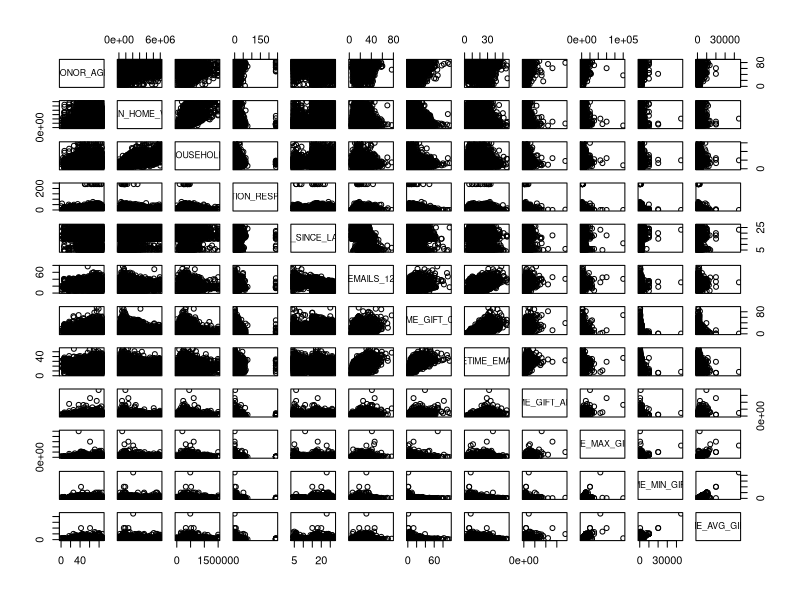
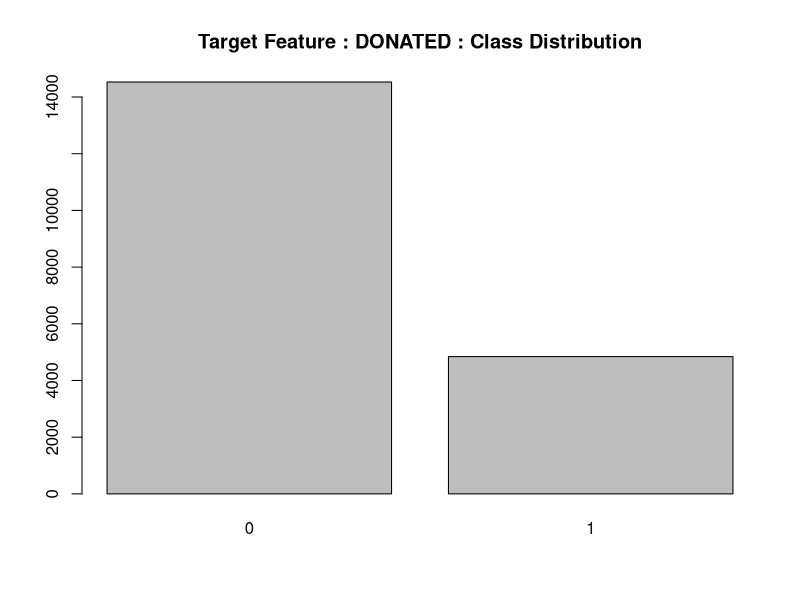

The R source for these figures, in order: (Note: this script raises an error after producing the figures.)
## ---- chunk 1
library(ggplot2)
library(knitr)
library(caret)
library(randomForest)
library(pROC)
## ---- chunk 2
df <- df.backup <- read.csv("donations-salted.csv",
                            header = TRUE,
                            stringsAsFactors = FALSE)

# confirm df load
head(df, 3)
## ---- chunk 3
str(df) 
## ---- chunk 4
summary(df)
## ---- chunk 5
df <- df[,-which(colnames(df) %in% c('CONTROL_NUMBER', 'DONATION_AMT'))]
## ---- chunk 6
# target
target_feature <- c('DONATED')
target_index <- which(colnames(df) %in% target_feature)

# numeric . 'continuous
donor_numeric_name <- c('DONOR_AGE', 'MEDIAN_HOME_VALUE', 'MEDIAN_HOUSEHOLD_INCOME', 
                        'DONATION_RESPONSE', 'MONTHS_SINCE_LAST_GIFT', 'EMAILS_12', 
                        'LIFETIME_GIFT_COUNT', 'LIFETIME_EMAILS', 'LIFETIME_GIFT_AMOUNT', 
                        'LIFETIME_MAX_GIFT_AMT', 'LIFETIME_MIN_GIFT_AMT', 'LIFETIME_AVG_GIFT_AMT')
donor_numeric_index <- which(colnames(df) %in% donor_numeric_name)

#categorical
donor_categoric_name <- c('URBANICITY', 'DONOR_GENDER', 'HOME_OWNER', 'INCOME_LEVEL', 'SES') 
donor_categoric_index <- which(colnames(df) %in% donor_categoric_name)

ordinal_features <- c('INCOME_LEVEL', 'SES')
ordinal_index <- which(colnames(df) %in% ordinal_features)

nominal_features <- c('URBANICITY', 'DONOR_GENDER', 'HOME_OWNER')
nominal_index <- which(colnames(df) %in% nominal_features)
## ---- chunk 7
pairs(df[, donor_numeric_index])  # Scatterplot matrix
## ---- chunk 8
# data frame of just numeric features
df_num <- df[,donor_numeric_index]
df.mean <- sapply(df_num, mean, na.rm = T)

kable(round(df.mean), caption = "Average Value for Numeric Features : ")
## ---- chunk 9
df.zScr <- df_num
# new data frame copy to cal to
df.zScr <- as.data.frame(lapply(df_num, function(x){
  # remove NA
  col.mean <- mean(x, na.rm = T)
  col.sd <- sd(x, na.rm = T)
  col.zScr <- ifelse(!is.na(x), (x - col.mean)/col.sd, NA)
  return(col.zScr)
}))
# confirm correct results
head(df.zScr, 5)
## ---- chunk 10
# store outlier index for later
outliers <- vector('list')
outlier_values <- vector('list')

for (col in colnames(df.zScr)) {
  # Find outliers where |z| > 3 for a base eval df.zScr
  z_Sc <- df.zScr[[col]]
  idx <- which(abs(z_Sc) > 3)
  if(length(idx) > 0){
    cat(col, " has : \n")
    cat("\t", length(idx), " outliers with z-score > |3.0|\n")
    
    # save index
    outliers[[col]] <- idx
    outliers_3 <- round(z_Sc[idx], 2)
    
    #mean/range
    mean_zSc <- mean(outliers_3, na.rm = T)
    abs_mean_zSc <- mean(abs(outliers_3), na.rm = T)
    cat("\t mean  : ", mean_zSc, "\n")
    cat("\t abs(z) mean : ", round(abs_mean_zSc, 2), "\n")
    cat("\t range : [",paste0(range(outliers_3, na.rm = T), 
                              collapse = ", "),"]\n\n")
    
    # store unique value and counts for outliers
    outlier_values[[col]] <- table(df_num[idx, col], useNA = 'ifany')
  } else {
    cat(col, " has no outliers. \n\n")
  }
}
## ---- chunk 11
for(x in names(outlier_values)){
  # tally buy unique value
  tbl <- outlier_values[[x]]
  
  indxMax <- which.max(tbl)
  indxMin <- which.min(tbl)
  
  cat(x, "Feature Outliers: \n\n")
  mean_out <- round(mean(df[outliers[[x]], x], na.rm = T),2)
  cat("\t outlier mean  : ", mean_out, "\n")
  cat("\t mode  : ", names(tbl)[indxMax], " with ", max(tbl), " entries\n\n")
  
  mean_ov <- mean(df[[x]], na.rm = T)
  cat("\t Overall mean : ", mean_ov, "\n\n")
  
  values_wo <- df[-outliers[[x]], x]
  range_wo <- range(values_wo, na.rm = T)
  mean_wo <- round(mean(values_wo, na.rm = T),2)
  
  cat("\t Without Outliers : \n")
  cat("\t\t mean : ", mean_wo, "\n")
  cat("\t\t range : [",paste0(range(range_wo, na.rm = T), 
                              collapse = ", "),"]\n\n")
}
## ---- chunk 12
# initialize ne df to impute
df.imputed <- df_num

df.imputed <- as.data.frame(lapply(colnames(df_num), function(x){
  out.val <- unlist(outliers[x])
  # mean to impute
  col.mean <- mean(df_num[,x], na.rm = T) 
  df.imputed[out.val, x] <- as.integer(col.mean)
  return(df.imputed[,x])
  }))

# overwrite colnames
colnames(df.imputed) <- colnames(df_num)

for(c in colnames(df_num)){
  if(c %in% colnames(df.imputed)){
    df[,c] <- df.imputed[,c] # impute applied to df
  }
}
# confirm appended to main df correctly
head(df,3)
## ---- chunk 13
#initialize object as false for print 
found <- F
num.Missing.Values <- vector('numeric', length = ncol(df))
# save NA for end reference
df_NAlist <- vector('list')

for(c in colnames(df)){
  missing.Values <- which(is.na(df[[c]]))
  num.Missing.Values <- length(missing.Values)
  
  if(num.Missing.Values > 0) {
    cat(c, " has ", num.Missing.Values, " missing values.\n")
    found <- T
  } else {
    next
  }
  
  if(c %in% donor_categoric_name){
    # categories impute mode
    mode.t <- table(df[c])
    max.modeNOTNA <- names(mode.t)[which.max(mode.t)]
    df[missing.Values, c] <- max.modeNOTNA
    cat("\t Impute Mode : ", max.modeNOTNA, " \n")
    cat("\t `NA` accounts for : ",(length(missing.Values)/nrow(df))*100,
        "% of the feature\n\n")
    } else {
    # impute mean for numeric that aren't categories
    df[missing.Values, c] <- as.integer(mean(df[,c], na.rm = T))
    cat("\t Impute Mean : ", as.integer(mean(df[,c], na.rm = T)), " \n")
    cat("\t `NA` accounts for : ",(length(missing.Values)/nrow(df))*100,
        "% of the feature\n\n")
    }
}
## ---- chunk 14
category_tbl <- vector('list')
for(c in donor_categoric_name){
  
  if(c %in% c('DONOR_GENDER', 'HOME_OWNER', 'SES')){
    index_SN <- which(df[,c] %in% c('?', '.', 'U'))
    cat(c)
    df[index_SN,c] <- ifelse(c %in% ordinal_features, NA, "unknown")
    
  } else if ((c == 'URBANICITY') == T){
    index_SN <- which(df[,c] %in% c('?', '.'))
    cat(c)
    df[index_SN, c] <- "unknown"
  }
  category_tbl[[c]] <- tbl <- table(df[[c]] , useNA = 'ifany')
  print(tbl)
  cat("\t ", length(tbl), " : unique values categories \n")
  cat("\t ", max(tbl), " entries = ", names(tbl)[which.max(tbl)], " (mode)\n\n")
  }
## ---- chunk 15
# factor target after pearson correlation ; numeric for test
df$DONATED <- ifelse(df$DONATED == TRUE, 1, 0)
## ---- chunk 16
## encode SES
df$SES <- as.numeric(df$SES)
df$SES[which(is.na(df$SES))] <- 0
# encode Income Level
df$INCOME_LEVEL <- as.numeric(df$INCOME_LEVEL)
## ---- chunk 17
df.preFreqEncode <- df
encode_f <- c('DONOR_GENDER', 'HOME_OWNER', 'URBANICITY')
for(c in encode_f){
  col <- df[[c]]
  values <- table(col)
  for(v in 1:length(values)){
    idx <- which(col == names(values)[v])
    freq <- values[v]/nrow(df)
    col[idx] <- freq
  }
  df[[c]] <- as.numeric(col)
}
## ---- chunk 18
cor_matrix <- cor(df, use = "pairwise.complete", method = "pearson")
kable(cor_matrix, caption = "Pearson's Correlation Coefficient for Features")
## ---- chunk 19
df.Cor_labeled <- as.data.frame(apply(cor_matrix, c(1,2), function(x){
  new_label <- cut(x,
                   breaks = c(-Inf, 0.2, 0.4, 0.7, 0.99, 1),
                   labels = c("-","weak", "moderate", "REMOVE", "(self)"))
  return(new_label)
  }))
# make data frame to print 
kable(df.Cor_labeled, caption = "Cut off 0.7 for strong ccorrelation\n
      weak > 0.2 <br>
      moderate > 0.4 & < 0.7 <br>
      strong / REMOVE > 0.7", escape = FALSE)
## ---- chunk 20
keep <- c("DONATED", "DONOR_AGE", "SES", "MEDIAN_HOME_VALUE","DONATION_RESPONSE", "LIFETIME_GIFT_AMOUNT", "LIFETIME_MIN_GIFT_AMT")
df <- df[ ,which(colnames(df) %in% keep)]
# confirm
print(colnames(df))
## ---- chunk 21
# FALSE  0; TRUE = 1
plot(as.factor(df$DONATED), main = "Target Feature : DONATED : Class Distribution")
## ---- chunk 22
# reproduce
set.seed(18)
# factor DONATED
df$DONATED <- factor(df$DONATED, levels = c(0, 1), labels = c("No", "Yes"))
df$DONATED <- relevel(df$DONATED, ref = "Yes")
## ---- chunk 23
# sample index, class imbalance in target
btstrp_index <- sample(1:nrow(df), round(nrow(df)*0.8), replace = FALSE)

# 80 / 20 original data
training_set <- df[btstrp_index,]
validation_withhold_set <- df[-btstrp_index,] # not in model creation
## ---- chunk 24
# BOOTSTRAP TRAINING SUBSETS

# sample with replacement for bagging, 3 vectors of indexes
# with replacement and at 70% of training set
sample1 <- sample(1:nrow(training_set), round(nrow(training_set)*0.7), replace = TRUE)
sample2 <- sample(1:nrow(training_set), round(nrow(training_set)*0.7), replace = TRUE)
sample3 <- sample(1:nrow(training_set), round(nrow(training_set)*0.7), replace = TRUE)

glm_set1 <- training_set[sample1, ]
glm_set2 <- training_set[sample2, ]
glm_set3 <- training_set[sample3, ]

glm_test1 <- training_set[-unique(sample1), ]
glm_test2 <- training_set[-unique(sample2), ]
glm_test3 <- training_set[-unique(sample3), ]
## ---- chunk 25
target_counts <- table(training_set$DONATED)
kable(target_counts, caption = "Training Set Sampled Proportions")
## ---- chunk 26
glm_modelbase <- glm(DONATED ~ DONOR_AGE + SES + MEDIAN_HOME_VALUE + DONATION_RESPONSE + LIFETIME_GIFT_AMOUNT + LIFETIME_MIN_GIFT_AMT, family =
                    'binomial', data = training_set)
# use AIC() step
use_glm <- step(glm_modelbase, trace = 0)
use_glm$formula
use_glm$coefficients
## ---- chunk 27
cat("Initial Model : \n")
glm_model1 <- glm(DONATED ~ DONOR_AGE + MEDIAN_HOME_VALUE + DONATION_RESPONSE + 
                    LIFETIME_GIFT_AMOUNT + LIFETIME_MIN_GIFT_AMT, family = 'binomial', data = glm_set1)

glm_model1$coefficients
## ---- chunk 28
cat("Initial Model : \n")
glm_model2 <- glm(DONATED ~ DONOR_AGE + MEDIAN_HOME_VALUE + DONATION_RESPONSE + 
                    LIFETIME_GIFT_AMOUNT + LIFETIME_MIN_GIFT_AMT, family = 'binomial', data = glm_set2)

glm_model2$coefficients
## ---- chunk 29
cat("Initial Model : \n")
glm_model3 <- glm(DONATED ~ DONOR_AGE + MEDIAN_HOME_VALUE + DONATION_RESPONSE + 
                    LIFETIME_GIFT_AMOUNT + LIFETIME_MIN_GIFT_AMT, family = 'binomial', data = glm_set3)

glm_model1$coefficients
## ---- chunk 30
# testing models for F1
glm_prob1 <- predict(glm_model1, newdata = glm_test1, type = 'response')
glm_prob2 <- predict(glm_model2, newdata = glm_test2, type = 'response')
glm_prob3 <- predict(glm_model3, newdata = glm_test3, type = 'response')
## ---- chunk 31

f1_at_threshold <- function(test_threshold, predicted_prob, answer_key) {

  pred <- ifelse(predicted_prob >= test_threshold, "Yes", "No")

  # Count confusion matrix directly; T == 1 , na.rm safegaurd sum
  TP <- sum(pred == "Yes" & answer_key == "Yes", na.rm = TRUE)
  FP <- sum(pred == "Yes" & answer_key == "No",  na.rm = TRUE)
  FN <- sum(pred == "No"  & answer_key == "Yes", na.rm = TRUE)
  # TN <- sum(pred == "No"  & ref == "No",  na.rm = TRUE)  # not needed for F1

  precision <- ifelse((TP + FP) == 0, 0, TP / (TP + FP))
  recall    <- ifelse((TP + FN) == 0, 0, TP / (TP + FN))

  if ((precision + recall) == 0) {
    return(0)
    } else{
      F1_score <- (2 * precision * recall )/ (precision + recall)

    F1_score <- 2 * precision * recall / (precision + recall)
  }
  return(F1_score)
}
## ---- chunk 32
# truth should be numeric 0/1 vector for the validation labels
try_threshold <- seq(0.05, 0.95, by = 0.01)

# test each model
f1_model1 <- sapply(try_threshold, f1_at_threshold, predicted_prob = glm_prob1, answer_key = glm_test1[[1]])
f1_model2 <- sapply(try_threshold, f1_at_threshold, predicted_prob = glm_prob2, answer_key = glm_test2[[1]])
f1_model3 <- sapply(try_threshold, f1_at_threshold, predicted_prob = glm_prob3, answer_key = glm_test3[[1]])

# F1 scores max value 
F1_M1 <- max(f1_model1) 
F1_M2 <- max(f1_model2) 
F1_M3 <- max(f1_model3) 

cat("F1 scores for Resultant Models : \n")
cat("\t",F1_M1,"\n")
cat("\t",F1_M2,"\n")
cat("\t",F1_M3,"\n")

# how many equal max; index count 
f1_count <- which(f1_model1 >= F1_M1) # 52
f2_count <- which(f1_model2 >= F1_M2) # 51
f3_count <- which(f1_model3 >= F1_M3) # 50

# best probability cut-off
# (which.max is first instance)      
best_thrM1 <- mean(try_threshold[f1_count]) 
best_thrM2 <- mean(try_threshold[f2_count]) 
best_thrM3 <- mean(try_threshold[f3_count]) 
## ---- chunk 33
glm_prob1 <- ifelse(glm_prob1 > best_thrM1, "Yes", "No")
glm_prob1f <- factor(glm_prob1, levels = c("Yes", "No"))
# confusion matrix with mean threshold
confusionMatrix(data = glm_prob1f, reference = glm_test1$DONATED, 
                mode = "prec_recall", positive = "Yes")
## ---- chunk 34
glm_prob2 <- ifelse(glm_prob2 > best_thrM2, "Yes", "No")
glm_prob2f <- factor(glm_prob2, levels = c("Yes", "No"))
# confusion Matrix with threshhold
confusionMatrix(data = glm_prob2f, reference = glm_test2$DONATED,  
                mode = "prec_recall", positive = "Yes")
## ---- chunk 35
glm_prob3 <- ifelse(glm_prob3 > best_thrM3, "Yes", "No")
glm_prob3f <- factor(glm_prob3, levels = c("Yes", "No"))
# confusion Matrix with threshold
confusionMatrix(data = glm_prob3f, reference = glm_test3$DONATED, 
                mode = "prec_recall", positive = "Yes")
## ---- chunk 36
glm_ensemble_prob <- function(sample_to_predict) {
  sample_to_predict[,1] <- factor()
  # model 1
  m1_predict <- predict(glm_model1, newdata = sample_to_predict[,-1], 
                                  type = 'response')
  wt1 <- F1_M1 /(F1_M1 + F1_M2 + F1_M3) #original 0.394 F1 0.3286 wt
  
  # model 2
  m2_predict <- predict(glm_model2, newdata = sample_to_predict[,-1], 
                                  type = 'response')
  wt2 <- F1_M2 /(F1_M1 + F1_M2 + F1_M3) #original 0.405 F1 0.3378 wt
   
  # model 3
  m3_predict <- predict(glm_model3, newdata = sample_to_predict[,-1], 
                                  type = 'response')
  wt3 <- F1_M3 /(F1_M1 + F1_M2 + F1_M3) #original 0.400 F1 0.3336 wt
 
  # average all 3 probabilities
  decision <- ((m1_predict*wt1) + (m2_predict*wt2) + (m3_predict*wt3)) /(wt1 + wt2 + wt3)
  
  # return a probability
  return(decision)
}
## ---- chunk 37
# truth should be numeric 0/1 vector for the validation labels
try_threshold <- seq(0.05, 0.95, by = 0.01)

# test models
ensemble_prob1 <- glm_ensemble_prob(glm_test1)
ensemble_prob2 <- glm_ensemble_prob(glm_test2)
ensemble_prob3 <- glm_ensemble_prob(glm_test3)
## ---- chunk 38
# test each model
f1_Emodel1 <- sapply(try_threshold, f1_at_threshold, predicted_prob = ensemble_prob1, answer_key = glm_test1)
f1_Emodel2 <- sapply(try_threshold, f1_at_threshold, predicted_prob = ensemble_prob2, answer_key = glm_test2)
f1_Emodel3 <- sapply(try_threshold, f1_at_threshold, predicted_prob = ensemble_prob3, answer_key = glm_test3)
## ---- chunk 39
# F1 scores max value    
F1_EM1 <- max(f1_Emodel1)
F1_EM2 <- max(f1_Emodel2) 
F1_EM3 <- max(f1_Emodel3) 

cat("F1 scores for Resultant Models : \n")
cat("\t",F1_EM1,"\n")
cat("\t",F1_EM2,"\n")
cat("\t",F1_EM3,"\n")

# how many equal max; index count   original resultant step
Ef1_count <- which(f1_Emodel1 >= F1_EM1) # 16
Ef2_count <- which(f1_Emodel2 >= F1_EM2) # 17
Ef3_count <- which(f1_Emodel3 >= F1_EM3) # 1

# (which.max is first instance)
best_thrE1 <- mean(try_threshold[Ef1_count])
best_thrE2 <- mean(try_threshold[Ef2_count]) 
best_thrE3 <- mean(try_threshold[Ef3_count]) 
## ---- chunk 40
logistic_ensemble_prob <- function(sample_to_predict) {
  # model 1
  Em1_predict <- predict(glm_model1, newdata = sample_to_predict[,-1], type = 'response')
  
  # model 2
  Em2_predict <- predict(glm_model2, newdata = sample_to_predict[,-1], type = 'response')
  
  # model 3
  Em3_predict <- predict(glm_model3, newdata = sample_to_predict[,-1], type = 'response')
  
  wt1 <- F1_M1 /(F1_EM1 + F1_EM2 + F1_EM3) 
  wt2 <- F1_EM2 /(F1_EM1 + F1_EM2 + F1_EM3) 
  wt3 <- F1_EM3 /(F1_EM1 + F1_EM2 + F1_EM3)
  
  # average all 3 probabilities
  decision <- ((Em1_predict*wt1) + (Em2_predict*wt2) + (Em3_predict*wt3))/(wt1 + wt2 + wt3)

  return(decision)
}
## ---- chunk 41
train_smps <- c(sample1, sample2, sample3)
unique_test <- training_set[-unique(train_smps),]
ensemble_predict <- logistic_ensemble_prob(unique_test)
Emod_glm <- sapply(try_threshold, f1_at_threshold, predicted_prob = ensemble_predict, answer_key = unique_test[[1]])
## ---- chunk 42
# F1 scores max value    
F1_EMov <- max(Emod_glm)

cat("F1 scores for Resultant Models : \n")
cat("\t",F1_EMov,"\n")

# how many equal max; index count   original resultant step
Ef1_count <- which(Emod_glm >= F1_EMov)

# (which.max is first instance)
ov_Eprobcut <- mean(try_threshold[Ef1_count])
cat("at probability threshold : \n\t", ov_Eprobcut, "\n")
## ---- chunk 43
# specify resampling of training data; Leave-Group-Out Cross-Validation
ctrl <- trainControl(method = "LGOCV", # random sampling with exclusion
                     p = 0.7, # 70% of data for sample
                     number = 10, # number of sample subsets
                     selectionFunction = "best",
                     savePredictions = TRUE, # evaluate results
                     classProbs = TRUE, # probability like glm
                     summaryFunction = twoClassSummary) 

# grid to define mtry
grid_rf <- expand.grid(mtry = c(3, 4, 6))

# random Forest function as supported but caret
rf_model <- train(DONATED ~ DONOR_AGE + SES + MEDIAN_HOME_VALUE + 
                         DONATION_RESPONSE + LIFETIME_GIFT_AMOUNT + LIFETIME_MIN_GIFT_AMT, 
                       data = training_set, # data to resample from
                       method = "rf", # random forest
                       ntree = 1000,
                       metric = "ROC", # want F1 score
                       trControl = ctrl, # cross validation and prediction output
                       tuneGrid = grid_rf) # try basically all splits, acts as bagging
## ---- chunk 44
rf_model$finalModel
## ---- chunk 45
TP <- 176
FP <- 401
FN <- 3704

# precision calc
precision <- ifelse((TP + FP) == 0, 0, TP / (TP + FP))
# recall calc
recall    <- ifelse((TP + FN) == 0, 0, TP / (TP + FN))

# calculate F1
if ((precision + recall) == 0){
  return(0)
} else {
  F1_score <- 2 * precision * recall / (precision + recall)
}
F1_score
## ---- chunk 46
# test with validation_withhold_set
rf_predict <- predict(rf_model, newdata = training_set[,-1], type = 'prob')

# column one is "Yes" of the rf predictions
rf1_test <- sapply(try_threshold, f1_at_threshold, predicted_prob = rf_predict[,1], answer_key = training_set$DONATED)
## ---- chunk 47
# F1 scores max value 
F1_RM1 <- max(rf1_test)
cat("Random Forest has a F1 score : \n")
cat("\t",F1_RM1,"\n")

# how many equal max; index count 
rf1_count <- which(rf1_test >= F1_RM1) # 1

# best probability cut-off
# (which.max is first instance)      
best_thrRM1 <- mean(try_threshold[rf1_count])  # 0.33
cat("at probability threshhold : \n", best_thrRM1)
## ---- chunk 48
final_prediction_func <- function(testing_set){
  # F1 glm & rf weights by F1
  wt_RFF <- F1_RM1/(F1_EMov + F1_RM1)
  wt_GLM <- F1_EMov/(F1_EMov + F1_RM1)
  
  # prob cut-0ff
  glm_pThr <- ov_Eprobcut
  rf_pThr <- best_thrRM1
  
  glm_pred_prob <- logistic_ensemble_prob(testing_set) 
  rf.pred_prob <- predict(rf_model, newdata = testing_set[,-1], type = "prob")
  
  # multiply the model's resultant prop by model wt percent by weight
  logistic_prob <- glm_pred_prob * wt_GLM
  randomF_prob <- rf.pred_prob[,1] * wt_RFF
  
  # combine probabilities
  combined_prob <- logistic_prob + randomF_prob
  
  #similarly combine threshold as the averaged weighted threshold
  glm_cutoff <- glm_pThr*wt_GLM
  rF_cutoff <- rf_pThr*wt_RFF
  combined_cutoff <- (glm_cutoff + rF_cutoff)/2
  
  #decision
  predictions <- ifelse((combined_prob >= combined_cutoff) == T, "Yes", "No")
  final_decision <- cbind(combined_prob, predictions)
  
  # leave without as.numeric or as.factor until outside the function
  return(final_decision)
}
## ---- chunk 49
ensemble_predictions <- final_prediction_func(validation_withhold_set)
df.ensemble <- as.data.frame(ensemble_predictions)
df.ensemble$combined_prob <- as.numeric(df.ensemble$combined_prob)
df.ensemble$predictions <- factor(df.ensemble$predictions, levels = c("Yes", "No"))

head(df.ensemble, 10)
## ---- chunk 50
ensemble_cm <- confusionMatrix(df.ensemble$predictions, validation_withhold_set$DONATED, positive = "Yes")
ensemble_cm
## ---- chunk 51
ensemble_cm2 <- confusionMatrix(df.ensemble$predictions, validation_withhold_set$DONATED, mode = "prec_recall", positive = "Yes")
ensemble_cm2
## ---- chunk 52
# use 1/0 instead of Yes/No
roc_train <- training_set
roc_train$DONATED <- factor(roc_train$DONATED, levels = c("Yes","No"), labels = as.numeric(c(1, 0)))

# rF training outside ensemble (Copilot helped to redeclare No/Yes since the RF is internal) : probs_yes and level order opposite
probs_yes <- rf_predict <- predict(rf_model, newdata = training_set[,-1], type = 'prob')[,'Yes']
roc_rF <- roc(response = training_set$DONATED, predictor = probs_yes, levels = c("No","Yes")) # Declare order negative, positive
auc_rF <- auc(roc_rF)

# model fits (were in ensembles so re do)
glm_model1 <- glm(DONATED ~ DONOR_AGE + MEDIAN_HOME_VALUE + DONATION_RESPONSE + 
                    LIFETIME_GIFT_AMOUNT + LIFETIME_MIN_GIFT_AMT, family = 'binomial', data = roc_train[sample1,])
glm_model2 <- glm(DONATED ~ DONOR_AGE + MEDIAN_HOME_VALUE + DONATION_RESPONSE + 
                    LIFETIME_GIFT_AMOUNT + LIFETIME_MIN_GIFT_AMT, family = 'binomial', data = roc_train[sample2,])
glm_model3 <- glm(DONATED ~ DONOR_AGE + MEDIAN_HOME_VALUE + DONATION_RESPONSE + 
                    LIFETIME_GIFT_AMOUNT + LIFETIME_MIN_GIFT_AMT, family = 'binomial', data = roc_train[sample3,])

# predicted probabilities for lass '1'
prob_glm1 <- predict(glm_model1, type = 'response')
prob_glm2 <- predict(glm_model2, type = 'response')
prob_glm3 <- predict(glm_model3, type = 'response')

# model 1 : glm_model1
roc_glm1 <- roc(response = roc_train[sample1,"DONATED"], predictor =  prob_glm1, levels = c("0", "1"))
auc_glm1 <- auc(roc_glm1)
# model 2 : glm_model2
roc_glm2 <- roc(response = roc_train[sample1,"DONATED"], predictor =  prob_glm2, levels = c("0", "1"))
auc_glm2 <- auc(roc_glm2)
# model 3 : glm_model3
roc_glm3 <- roc(response = roc_train[sample1,"DONATED"], predictor =  prob_glm3, levels = c("0", "1"))
auc_glm3 <- auc(roc_glm3)
## ---- chunk 53
plot(roc_glm1, col = "#1f77b4", lwd = 2, main = sprintf("ROC (glm): AUC = %.3f", auc_glm1))
abline(a = 0, b = 1, lty = 2, col = "gray50")
plot(roc_glm2, col = "#00FF00", lwd = 2, add = TRUE)
plot(roc_glm3, col = "#FF0000", lwd = 2, add = TRUE)
plot(roc_rF, col = "#000000", lwd = 2, add = TRUE)
## ---- chunk 54
#F1 glm & rf weights by F1
wt_RFF <- F1_RM1/(F1_EMov + F1_RM1)
wt_GLM <- F1_EMov/(F1_EMov + F1_RM1)

# prob cut-0ff
glm_pThr <- ov_Eprobcut
rf_pThr <- best_thrRM1
